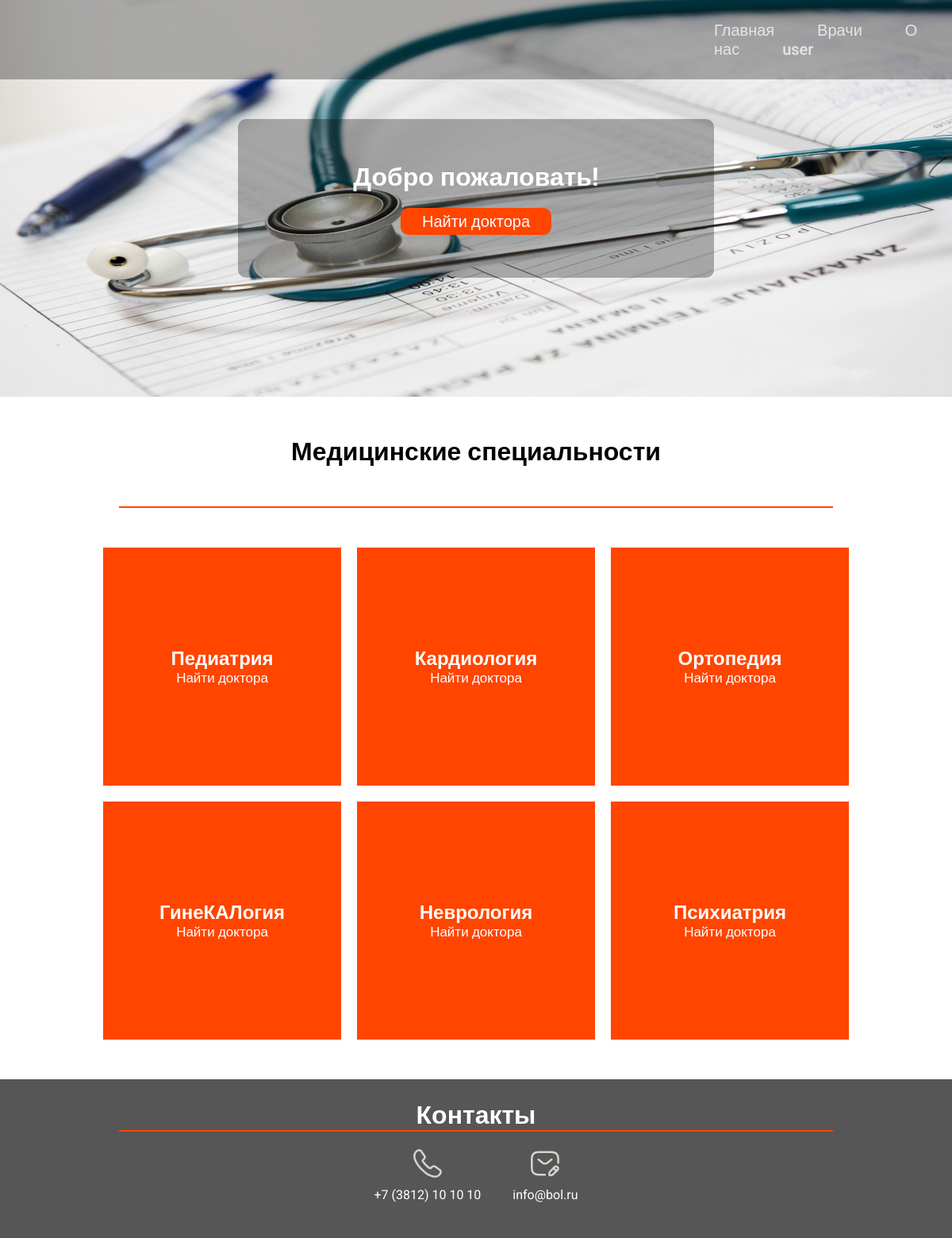
The app's page /index.php (signed in) with its own data.
### tables this page shows
CREATE TABLE `specialties` (
  `id` int NOT NULL,
  `name` varchar(255) NOT NULL,
  `img` varchar(255) NOT NULL
);

### index.php (the view)
<?php
include "components/header.php";
?>
<main>
<div class="board">
    <div class="find">
        <h1>Добро пожаловать!</h1>
        <a href="doctors.php">Найти доктора</a>
    </div>
</div>
<h1>Медицинские специальности</h1>
<div class="line"></div>
<div class="specialties">
    <?php
    $specialties = $core->query("SELECT * FROM `specialties`");
    while($specialt = $specialties->fetch_assoc()){
        ?>
            <div class="specialt">
                <p><?= $specialt['name']?></p>
                <a href="doctors.php">Найти доктора</a>
            </div>
        <?php
    }
    ?>
</div>
</main>
<?php
include "components/footer.php";
?>

### css/index.css (style rules this page uses)
* { padding: 0; margin: 0; font-family: 'Roboto', sans-serif; }
main { display: flex; justify-content: center; align-items: center; flex-direction: column; gap: 50px; }
.board { width: 100%; height: 500px; background: url('/img/2.jpg'); background-size: 100% 100%; display: flex; justify-content: center; align-items: center; }
.find { height: 200px; width: 600px; background-color: rgba(0, 0, 0, 0.3); border-radius: 10px; color: #fff; display: flex; flex-direction: column; align-items: center; justify-content: center; }
.find a { margin-top: 20px; font-size: 20px; text-decoration: none; color: #fff; width: 180px; padding: 5px; border-radius: 10px; background-color: orangered; text-align: center; }
.specialties { display: flex; flex-direction: row; flex-wrap: wrap; width: 960px; height: auto; gap: 20px; justify-content: center; align-items: center; }
.specialt { width: 300px; height: 300px; background-color: orangered; display: flex; flex-direction: column; justify-content: center; align-items: center; color: #fff; font-size: 24px; font-weight: 700; }
.specialt a { color: #fff; font-size: 17px; font-weight: 500; text-decoration: none; }
.line { background-color: orangered; width: 900px; height: 2px; }

### records on screen
specialties: name "Педиатрия"
specialties: name "Кардиология"
specialties: name "Ортопедия"
specialties: name "ГинеКАЛогия"
specialties: name "Неврология"
specialties: name "Психиатрия"
